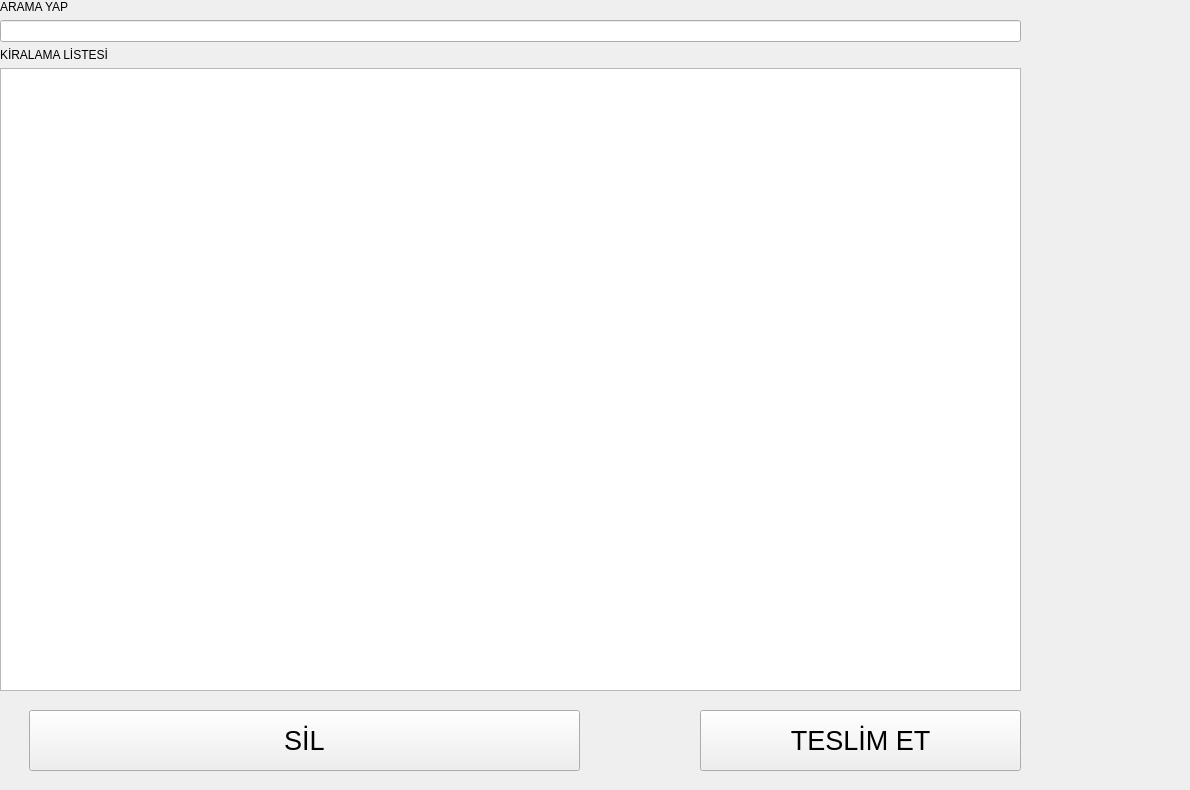
<?xml version="1.0" encoding="UTF-8"?>
<ui version="4.0">
 <class>KiradaOlanlarFormu</class>
 <widget class="QWidget" name="KiradaOlanlarFormu">
  <property name="geometry">
   <rect>
    <x>0</x>
    <y>0</y>
    <width>1190</width>
    <height>790</height>
   </rect>
  </property>
  <property name="windowTitle">
   <string>Kirada Olan Araçlar</string>
  </property>
  <widget class="QWidget" name="layoutWidget">
   <property name="geometry">
    <rect>
     <x>0</x>
     <y>0</y>
     <width>1021</width>
     <height>691</height>
    </rect>
   </property>
   <layout class="QGridLayout" name="gridLayout">
    <item row="1" column="0">
     <widget class="QLineEdit" name="txt_arama_kira"/>
    </item>
    <item row="0" column="0">
     <widget class="QLabel" name="label">
      <property name="text">
       <string>ARAMA YAP</string>
      </property>
     </widget>
    </item>
    <item row="2" column="0">
     <widget class="QLabel" name="label_2">
      <property name="text">
       <string>KİRALAMA LİSTESİ</string>
      </property>
     </widget>
    </item>
    <item row="3" column="0">
     <widget class="QTableWidget" name="tbl_liste"/>
    </item>
   </layout>
  </widget>
  <widget class="QPushButton" name="btn_sil">
   <property name="geometry">
    <rect>
     <x>29</x>
     <y>710</y>
     <width>551</width>
     <height>61</height>
    </rect>
   </property>
   <property name="font">
    <font>
     <pointsize>20</pointsize>
    </font>
   </property>
   <property name="text">
    <string>SİL</string>
   </property>
  </widget>
  <widget class="QPushButton" name="btn_teslim_et">
   <property name="geometry">
    <rect>
     <x>700</x>
     <y>710</y>
     <width>321</width>
     <height>61</height>
    </rect>
   </property>
   <property name="font">
    <font>
     <pointsize>20</pointsize>
    </font>
   </property>
   <property name="text">
    <string>TESLİM ET</string>
   </property>
  </widget>
 </widget>
 <resources/>
 <connections/>
</ui>
